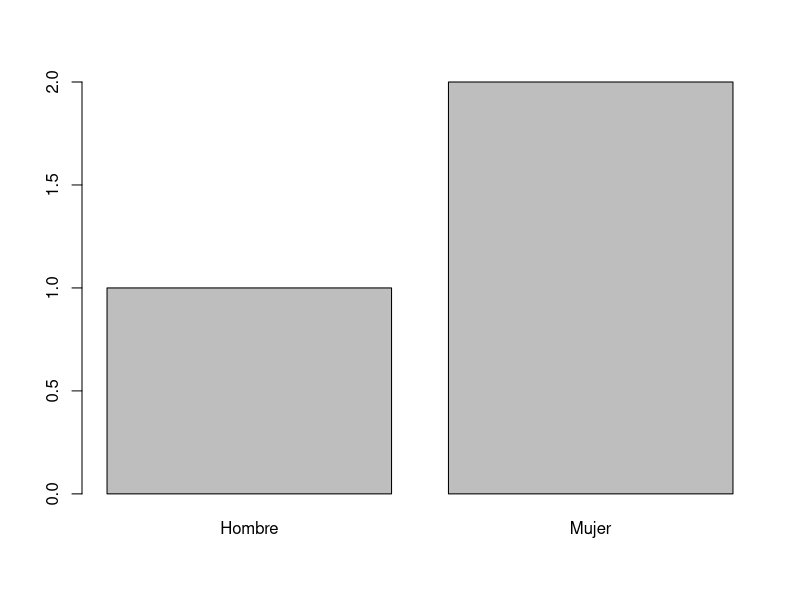

This chart was generated by the following R code: (Note: this script raises an error after producing the figure.)
#Estructura de datos en R

#1. vectores
#2. Listas
#3. Dataframe


# Vectores ----------------------------------------------------------------

#Estructura fundamental de datos en R
#Son unidimensionales
#Son homogeneos (todos su elementos son de un mismo tipo)

## Tipos de vectores ----

#numérico (numeric)
xn <- c(1, 2, 3, 4, 5) #función c sirve para combinar valores en un vector
class(xn) #numeric

#texto (character)
xt <- c("uno","A")
class(xt) #character

xnt <- c(1, "UNO")
class(xnt) #character (pese a combinar un número y texto, los devuelve a el tipo común)
xnt

#lógico (logical)
xl <- c(T, F, F, T)
class(xl)

#factores (factors): 
#es un tipo de vector de texto, pero la diferencia es que sus valores se almacenan como número (levels)
#R almacena y trabaja estos levels como si fueran números y asocia una etiqueta (label) a cada valor
#son útiles para almacenar datos categóricos. 
#Se crean con la función factor() a la cual le suministro un vector de cualquier tipo, por ejemplo:

xf <- factor(c("hombre", "mujer", "mujer"),
             levels = c("hombre", "mujer"), #importa el orden
             labels = c("Hombre","Mujer"))

plot(xf)

## Generar vectores ----

# Funcion rep() 
#OJO, el primer argumento puede ser cualquier tipo de vector
v1 <- c(1,2,3)

rep(v1, times = 3) #repite el primer argumento la cantidad de veces indicada en times
#> 1 2 3 1 2 3 1 2 3
rep(v1, each = 3) #repite el primer argumento 
#> 1 1 1 2 2 2 3 3 3

## Función sep()
#Genera una secuencia de números 
seq(from = 1, to = 10) 
#es lo mismo que:
1:10

seq(from = 10, to = 20, by = 2) #ir de 10 a 20 saltando de 2 en 2
#es lo mismo que:
seq(10, 20, 2)

## Acceder a subconjuntos de vectores ----

#se puede acceder a elementos de un vector especificando un vector índice, es decir, 
#un vector de números dentro de [] (lo que va dentro del corchete se le llama índice). Ejemplo:

(xsub <- seq(0, 50, 5)) #creamos un vector numérico de 0 a 50 saltando de 5 en 5
#> 0  5 10 15 20 25 30 35 40 45 50
x[2] #me entrega el segundo elemento o la posición n° dos
#> 5
x[c(1, 10)] #me entrega el primer y penúltimo elemento de vector
#> 0 45
x[4:7] #me entrega del 4to a 7mo elemento del vector 
#> 15 20 25 30

#otra alternativa es a través de vectores lógicos 
#OJO, vector lógico debe tener la misma longitud que el vector original
(xlo <- seq(0, 20, 5)) 
#0  5 10 15 20
xlo[c(T,T,F,F,F)] #me entrega solo los TRUE, es decir, los primeros dos elementos
#> 0 5

#lo anterior sirve para establecer condiciones lógicas, por ejemplo:
(cond1 <- xlo > 10)
#> FALSE FALSE FALSE  TRUE  TRUE #entrega como TRUE todo los valores mayores a 10
#luego, puedo pedir que devuelva los valores que complen la condición:
xlo[cond1] # es lo mismo que x[x > 10]
#> 15 20


# Funciones vectorizadas --------------------------------------------------

#R está orientado a operaciones vectorizadas, es decir, la mayoría de las f(x) se aplican
#sobre un vector y devuelven como resultado otro vector (esto evita que usemos loop). Ejemplo
(xvect <- seq(10, 100, 20))
log(xvect) #me entrega cada logaritmo del vector
#PERO, esto no siempre es así, existen funciones que devuelven un sólo resultado
mean(xvect)

## Operadores lógicos ----

#es un tipo de función vectorizada
#me devuelven como resultado si es que una f(x) se cumple o no. Ejemplo:

(xopl <- 1:10)
#>  1  2  3  4  5  6  7  8  9 10
xopl > 5 #operador lógico que evalúa la condición (>) en cada elemento del vector 
#> FALSE FALSE FALSE FALSE FALSE  TRUE  TRUE  TRUE  TRUE  TRUE  

xopl %in% c(3, 7) #evalúa si los elementos 3 y 7 se encuentran dentro del vector 
#> FALSE FALSE  TRUE FALSE FALSE FALSE  TRUE FALSE FALSE FALSE

#otro ejemplo bueno:
(xopl2 <- rep(c("hombre","mujer","otros"), times = 3))
#> "hombre" "mujer"  "otros"  "hombre" "mujer"  "otros"  "hombre" "mujer"  "otros" 
xopl2[xopl2 %in% c("hombre","mujer")] #devuelve sólo categorías hombre y mujer, es decir, sólo los TRUE (ver abajo)
xopl2 %in% c("hombre", "mujer")
#> TRUE  TRUE FALSE  TRUE  TRUE FALSE  TRUE  TRUE FALSE